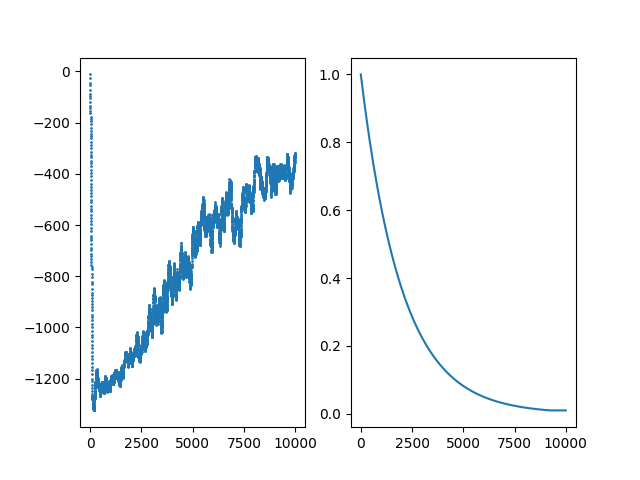

Generate this figure with Python:
import gymnasium as gym
import numpy as np
import matplotlib.pyplot as plt
import os
import pickle

current_dir = os.path.dirname(os.path.abspath(__file__))

divisions = 15

cos_space = np.linspace(-1, 1, divisions)
sin_space = np.linspace(-1, 1, divisions)
vel_space = np.linspace(-8, 8, divisions)
action_space = np.linspace(-2, 2, divisions)


def parse_state(state):
    cos = np.digitize(state[0], cos_space)
    sin = np.digitize(state[1], sin_space)
    vel = np.digitize(state[2], vel_space)
    return cos + sin * (divisions + 1) + vel * (divisions + 1) ** 2


def train(num_episodes):
    learning_rate = 0.1
    discount_factor = 0.9
    epsilon = 1.0
    epsilon_decay = 0.9995
    min_epsilon = 0.01

    q_table = np.zeros(((divisions + 1) ** 3, divisions))

    env = gym.make("Pendulum-v1")

    def choose_action(state):
        if np.random.random() < epsilon:
            return np.random.randint(0, divisions)
        else:
            return np.argmax(q_table[state, :])

    reward_history = []
    epsilon_history = []

    for episode in range(num_episodes):
        if episode % 500 == 0:
            print(f"On episode {episode}")
        state = env.reset()[0]
        state = parse_state(state)
        terminated = False
        truncated = False
        reward_sum = 0

        while not terminated and not truncated:
            action = choose_action(state)
            new_state, reward, terminated, truncated, _ = env.step(
                [action_space[action]]
            )
            new_state = parse_state(new_state)
            old_reward = q_table[state, action]
            new_max = np.max(q_table[new_state, :])
            q_table[state, action] = (
                1 - learning_rate
            ) * old_reward + learning_rate * (discount_factor * new_max + reward)
            state = new_state
            reward_sum += reward

        reward_history.append(reward_sum)
        epsilon_history.append(epsilon)

        epsilon = max(min_epsilon, epsilon * epsilon_decay)

    env.close()

    sum_rewards = np.zeros(num_episodes)
    for t in range(num_episodes):
        sum_rewards[t] = np.sum(reward_history[max(0, t - 100) : (t + 1)]) / 100

    plt.subplot(121)
    plt.scatter(np.arange(num_episodes), sum_rewards, s=1)

    plt.subplot(122)
    plt.plot(epsilon_history)

    plt.savefig(os.path.join(current_dir, "pendulum_q.png"))

    with open(os.path.join(current_dir, "pendulum_q.pkl"), "wb") as f:
        pickle.dump(q_table, f)


def test(num_episodes):
    with open(os.path.join(current_dir, "pendulum_q.pkl"), "rb") as f:
        q_table = pickle.load(f)

    env = gym.make("Pendulum-v1", render_mode="human")

    def choose_action(state):
        return np.argmax(q_table[state, :])

    for episode in range(num_episodes):
        state = env.reset()[0]
        state = parse_state(state)
        terminated = False
        truncated = False

        while not terminated and not truncated:
            action = choose_action(state)
            new_state, reward, terminated, truncated, _ = env.step(
                [action_space[action]]
            )
            new_state = parse_state(new_state)
            state = new_state

    env.close()


train(10000)
test(10)
